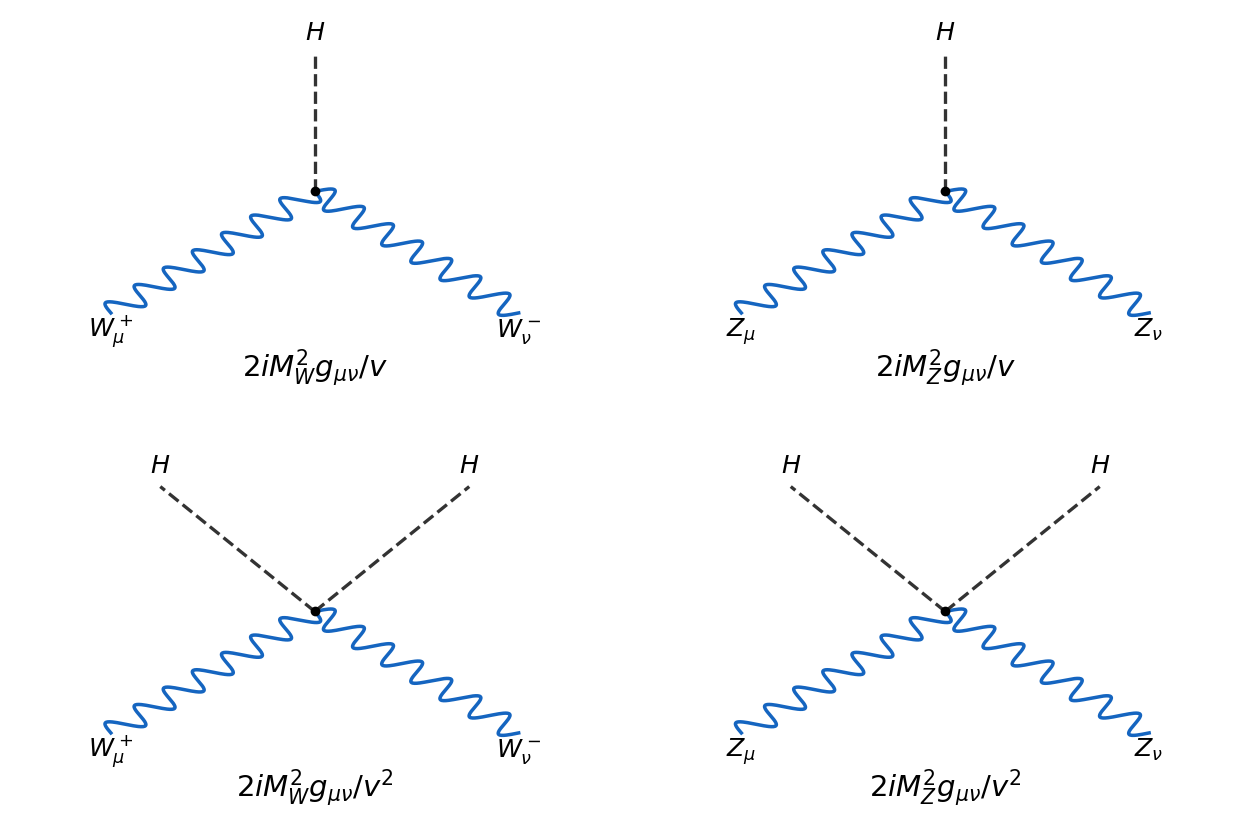

The script that saved this image:
"""Higgs-gauge vertices. Tested Python 3.14.4, NumPy 2.3.5, Matplotlib 3.10.7.
Emits an opaque PNG basename to CWD and respects caller MPLCONFIGDIR.
"""
import matplotlib
matplotlib.use('Agg')
import matplotlib.pyplot as plt
import numpy as np

def wave(ax, a, b):
    a,b=np.array(a),np.array(b)
    d=b-a;normal=np.array([-d[1],d[0]])/np.linalg.norm(d)
    t=np.linspace(0,1,401)
    pts=a[:,None]+d[:,None]*t+normal[:,None]*.027*np.sin(14*np.pi*t)
    ax.plot(*pts,color='#1565c0',lw=1.8)

def scalar(ax,a,b,label):
    ax.plot([a[0],b[0]],[a[1],b[1]],ls='--',color='#333333',lw=1.7)
    ax.text(b[0],b[1]+.025,label,ha='center',va='bottom',fontsize=13)

fig,axes=plt.subplots(2,2,figsize=(9,6),layout='constrained')
for ax,kind,two in zip(axes.flat,('W','Z','W','Z'),(False,False,True,True)):
    v=(.5,.53)
    for point,label in [((.17,.17),r'$W^+_\mu$' if kind=='W' else r'$Z_\mu$'),
                        ((.83,.17),r'$W^-_\nu$' if kind=='W' else r'$Z_\nu$')]:
        wave(ax,v,point);ax.text(point[0],point[1]-.07,label,ha='center',fontsize=13)
    for pt in ([ (.25,.9),(.75,.9)] if two else [(.5,.94)]):scalar(ax,v,pt,r'$H$')
    ax.plot(*v,'o',ms=4,color='black')
    den='v^2' if two else 'v'
    ax.text(.5,-.02,rf'$2i M_{kind}^2 g_{{\mu\nu}}/{den}$',ha='center',fontsize=15)
    ax.set(xlim=(0,1),ylim=(-.13,1.08));ax.axis('off')
fig.savefig('paper-54-higgs-vertices.png',dpi=140,facecolor='white',transparent=False)
plt.close(fig)
